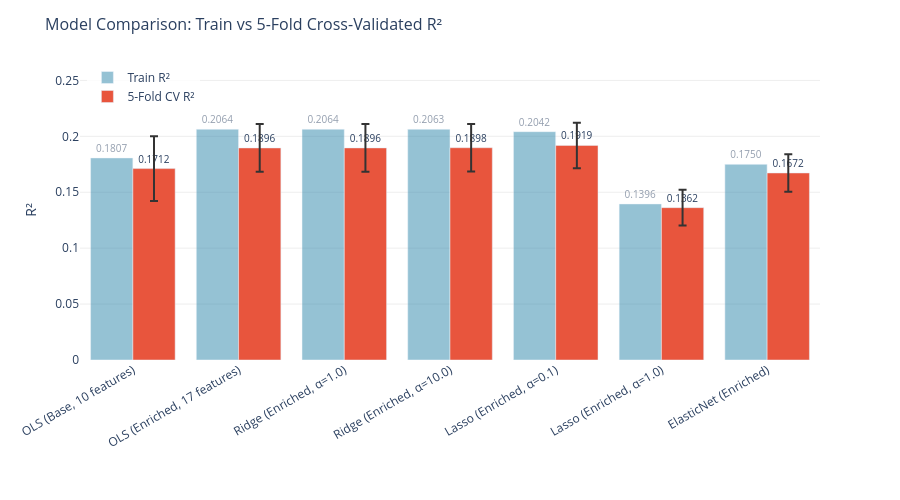

Notebook cell for this chart:
### Markdown cell above
## Chart 10: Model Comparison (5-fold CV)

### Code cell
# Compare OLS base, OLS enriched, Ridge, Lasso, ElasticNet using 5-fold CV
kf = KFold(n_splits=5, shuffle=True, random_state=42)

# Base model
X_base = StandardScaler().fit_transform(reg_df[base_cols].values)

models = {
    'OLS (Base, 10 features)': (LinearRegression(), X_base),
    'OLS (Enriched, 17 features)': (LinearRegression(), X_enriched),
    'Ridge (Enriched, α=1.0)': (Ridge(alpha=1.0), X_enriched),
    'Ridge (Enriched, α=10.0)': (Ridge(alpha=10.0), X_enriched),
    'Lasso (Enriched, α=0.1)': (Lasso(alpha=0.1, max_iter=5000), X_enriched),
    'Lasso (Enriched, α=1.0)': (Lasso(alpha=1.0, max_iter=5000), X_enriched),
    'ElasticNet (Enriched)': (ElasticNet(alpha=0.5, l1_ratio=0.5, max_iter=5000), X_enriched),
}

results = {}
for name, (model, X) in models.items():
    cv_r2 = cross_val_score(model, X, y, cv=kf, scoring='r2')
    cv_rmse = -cross_val_score(model, X, y, cv=kf, scoring='neg_root_mean_squared_error')
    # Train R²
    model.fit(X, y)
    train_r2 = r2_score(y, model.predict(X))
    results[name] = {
        'cv_r2_mean': cv_r2.mean(), 'cv_r2_std': cv_r2.std(),
        'cv_rmse_mean': cv_rmse.mean(), 'cv_rmse_std': cv_rmse.std(),
        'train_r2': train_r2,
        'n_coefs': np.sum(np.abs(model.coef_) > 1e-6) if hasattr(model, 'coef_') else X.shape[1]
    }
    print(f'{name:40s}  CV-R²={cv_r2.mean():.4f}±{cv_r2.std():.4f}  CV-RMSE={cv_rmse.mean():.2f}±{cv_rmse.std():.2f}  Train-R²={train_r2:.4f}  Active={results[name]["n_coefs"]}')

# Build comparison chart
model_names = list(results.keys())
cv_r2_means = [results[m]['cv_r2_mean'] for m in model_names]
cv_r2_stds = [results[m]['cv_r2_std'] for m in model_names]
train_r2s = [results[m]['train_r2'] for m in model_names]

fig10 = go.Figure()

fig10.add_trace(go.Bar(
    x=model_names, y=train_r2s,
    name='Train R²',
    marker_color='#2E86AB', opacity=0.5,
    text=[f'{v:.4f}' for v in train_r2s],
    textposition='outside', textfont=dict(size=10)
))

fig10.add_trace(go.Bar(
    x=model_names, y=cv_r2_means,
    name='5-Fold CV R²',
    marker_color='#E8553D',
    error_y=dict(type='data', array=cv_r2_stds, visible=True, color='#333'),
    text=[f'{v:.4f}' for v in cv_r2_means],
    textposition='outside', textfont=dict(size=10)
))

fig10.update_layout(
    title=dict(text='Model Comparison: Train vs 5-Fold Cross-Validated R²', font=dict(size=16)),
    yaxis_title='R²',
    barmode='group',
    height=500, width=900,
    plot_bgcolor='white',
    margin=dict(b=140, t=60),
    xaxis=dict(tickangle=-30),
    yaxis=dict(gridcolor='#eee', range=[0, max(train_r2s)*1.3]),
    legend=dict(x=0.01, y=0.99, bgcolor='rgba(255,255,255,0.8)')
)

fig10.write_html(CHART_DIR / 'chart10_model_comparison.html', include_plotlyjs='cdn', full_html=False)
fig10.show()
print('Saved chart10_model_comparison.html')

### Figure 1 — Plotly figure (JSON) as saved in the notebook; plotly's stock layout.template omitted (floating-point values rounded to 4 significant figures)
{"data": [{"marker": {"color": "#2E86AB"}, "name": "Train R²", "opacity": 0.5, "text": ["0.1807", "0.2064", "0.2064", "0.2063", "0.2042", "0.1396", "0.1750"], "textfont": {"size": 10}, "textposition": "outside", "type": "bar", "x": ["OLS (Base, 10 features)", "OLS (Enriched, 17 features)", "Ridge (Enriched, α=1.0)", "Ridge (Enriched, α=10.0)", "Lasso (Enriched, α=0.1)", "Lasso (Enriched, α=1.0)", "ElasticNet (Enriched)"], "y": [0.1807, 0.2064, 0.2064, 0.2063, 0.2042, 0.1396, 0.175]}, {"error_y": {"array": [0.02902, 0.02136, 0.02135, 0.02122, 0.02033, 0.01597, 0.01682], "color": "#333", "type": "data", "visible": true}, "marker": {"color": "#E8553D"}, "name": "5-Fold CV R²", "text": ["0.1712", "0.1896", "0.1896", "0.1898", "0.1919", "0.1362", "0.1672"], "textfont": {"size": 10}, "textposition": "outside", "type": "bar", "x": ["OLS (Base, 10 features)", "OLS (Enriched, 17 features)", "Ridge (Enriched, α=1.0)", "Ridge (Enriched, α=10.0)", "Lasso (Enriched, α=0.1)", "Lasso (Enriched, α=1.0)", "ElasticNet (Enriched)"], "y": [0.1712, 0.1896, 0.1896, 0.1898, 0.1919, 0.1362, 0.1672]}], "layout": {"barmode": "group", "height": 500, "legend": {"bgcolor": "rgba(255,255,255,0.8)", "x": 0.01, "y": 0.99}, "margin": {"b": 140, "t": 60}, "plot_bgcolor": "white", "title": {"font": {"size": 16}, "text": "Model Comparison: Train vs 5-Fold Cross-Validated R²"}, "width": 900, "xaxis": {"tickangle": -30}, "yaxis": {"gridcolor": "#eee", "range": [0, 0.2683], "title": {"text": "R²"}}}}
